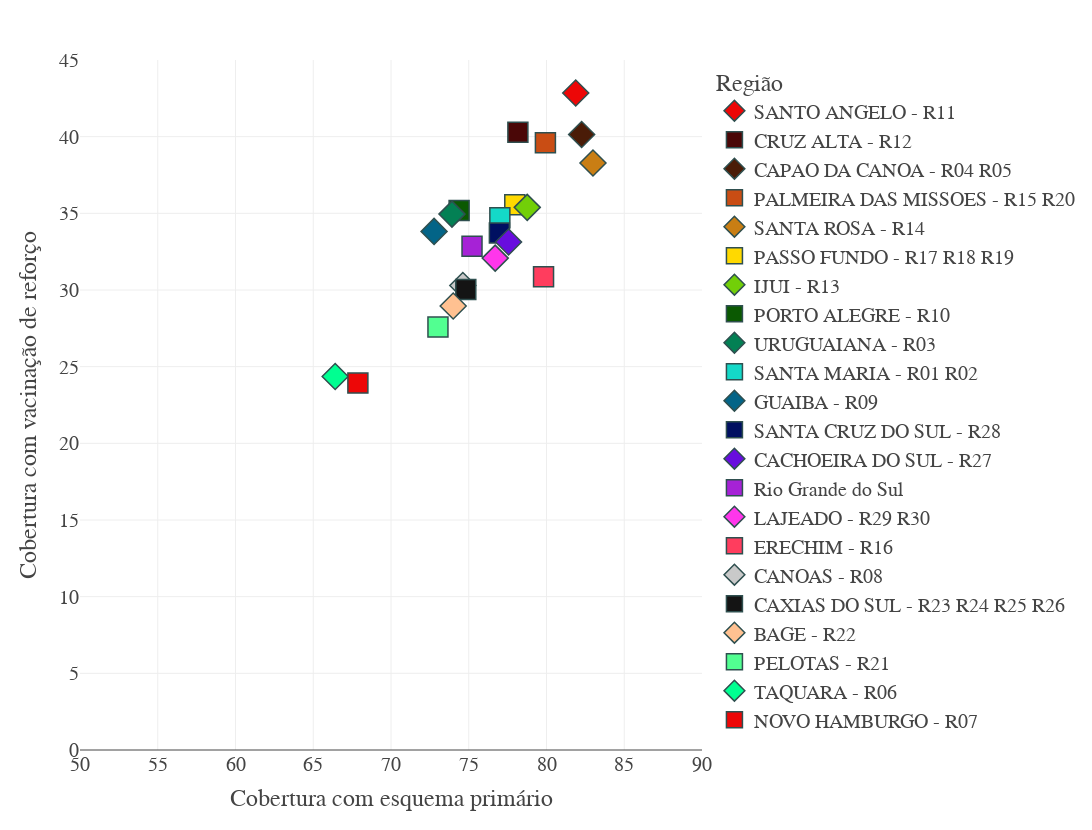

Write notebook code for a chart like this one.
### Code cell
raw_symbols = SymbolValidator().values
namestems = []
namevariants = []
symbols = []
for i in range(0,len(raw_symbols),3):
    name = raw_symbols[i+2]
    symbols.append(raw_symbols[i])
    namestems.append(name.replace("-open", "").replace("-dot", ""))
    namevariants.append(name[len(namestems[-1]):])

fig = px.scatter(filtrado,x='cob_d2_d_unica',y='cob_ref',symbol='nm_regiao_covid',symbol_sequence=[2,'square'],color='nm_regiao_covid',
color_discrete_sequence=['#ed0707','#4a0707','#4a1c07','#c94d14','#c97e14','#ffd900','#72cf08','#0b5902','#038054','#14d9c8','#036487','#001061','#680dde','#a622d6','#ff36eb','#ff3d5e',
                         '#c9c9c9','#141414','#ffc191','#52ff91','#00ff91'],
width=1300,height=830,template='gridon',
labels={'cob_ref':'Cobertura com vacinação de reforço','cob_d2_d_unica':'Cobertura com esquema primário','nm_regiao_covid':'Região'})
fig.update_xaxes(range=[50,90])
fig.update_yaxes(range=[0,45])
fig.update_traces(marker=dict(size=20,line=dict(width=1.5,color='DarkSlateGrey')))
fig.update_layout(font=dict(family="Courier New, monospace",size=20))

fig.show()

### Figure 1 — Plotly figure (JSON) as saved in the notebook; plotly's stock layout.template omitted (floating-point values rounded to 4 significant figures)
{"data": [{"hovertemplate": "Região=SANTO ANGELO - R11<br>Cobertura com esquema primário=%{x}<br>Cobertura com vacinação de reforço=%{y}<extra></extra>", "legendgroup": "SANTO ANGELO - R11", "marker": {"color": "#ed0707", "line": {"color": "DarkSlateGrey", "width": 1.5}, "size": 20, "symbol": 2}, "mode": "markers", "name": "SANTO ANGELO - R11", "orientation": "v", "showlegend": true, "type": "scatter", "x": [81.88], "xaxis": "x", "y": [42.85], "yaxis": "y"}, {"hovertemplate": "Região=CRUZ ALTA - R12<br>Cobertura com esquema primário=%{x}<br>Cobertura com vacinação de reforço=%{y}<extra></extra>", "legendgroup": "CRUZ ALTA - R12", "marker": {"color": "#4a0707", "line": {"color": "DarkSlateGrey", "width": 1.5}, "size": 20, "symbol": "square"}, "mode": "markers", "name": "CRUZ ALTA - R12", "orientation": "v", "showlegend": true, "type": "scatter", "x": [78.16], "xaxis": "x", "y": [40.29], "yaxis": "y"}, {"hovertemplate": "Região=CAPAO DA CANOA - R04 R05<br>Cobertura com esquema primário=%{x}<br>Cobertura com vacinação de reforço=%{y}<extra></extra>", "legendgroup": "CAPAO DA CANOA - R04 R05", "marker": {"color": "#4a1c07", "line": {"color": "DarkSlateGrey", "width": 1.5}, "size": 20, "symbol": 2}, "mode": "markers", "name": "CAPAO DA CANOA - R04 R05", "orientation": "v", "showlegend": true, "type": "scatter", "x": [82.26], "xaxis": "x", "y": [40.14], "yaxis": "y"}, {"hovertemplate": "Região=PALMEIRA DAS MISSOES - R15 R20<br>Cobertura com esquema primário=%{x}<br>Cobertura com vacinação de reforço=%{y}<extra></extra>", "legendgroup": "PALMEIRA DAS MISSOES - R15 R20", "marker": {"color": "#c94d14", "line": {"color": "DarkSlateGrey", "width": 1.5}, "size": 20, "symbol": "square"}, "mode": "markers", "name": "PALMEIRA DAS MISSOES - R15 R20", "orientation": "v", "showlegend": true, "type": "scatter", "x": [79.93], "xaxis": "x", "y": [39.6], "yaxis": "y"}, {"hovertemplate": "Região=SANTA ROSA - R14<br>Cobertura com esquema primário=%{x}<br>Cobertura com vacinação de reforço=%{y}<extra></extra>", "legendgroup": "SANTA ROSA - R14", "marker": {"color": "#c97e14", "line": {"color": "DarkSlateGrey", "width": 1.5}, "size": 20, "symbol": 2}, "mode": "markers", "name": "SANTA ROSA - R14", "orientation": "v", "showlegend": true, "type": "scatter", "x": [82.99], "xaxis": "x", "y": [38.28], "yaxis": "y"}, {"hovertemplate": "Região=PASSO FUNDO - R17 R18 R19<br>Cobertura com esquema primário=%{x}<br>Cobertura com vacinação de reforço=%{y}<extra></extra>", "legendgroup": "PASSO FUNDO - R17 R18 R19", "marker": {"color": "#ffd900", "line": {"color": "DarkSlateGrey", "width": 1.5}, "size": 20, "symbol": "square"}, "mode": "markers", "name": "PASSO FUNDO - R17 R18 R19", "orientation": "v", "showlegend": true, "type": "scatter", "x": [77.96], "xaxis": "x", "y": [35.56], "yaxis": "y"}, {"hovertemplate": "Região=IJUI - R13<br>Cobertura com esquema primário=%{x}<br>Cobertura com vacinação de reforço=%{y}<extra></extra>", "legendgroup": "IJUI - R13", "marker": {"color": "#72cf08", "line": {"color": "DarkSlateGrey", "width": 1.5}, "size": 20, "symbol": 2}, "mode": "markers", "name": "IJUI - R13", "orientation": "v", "showlegend": true, "type": "scatter", "x": [78.76], "xaxis": "x", "y": [35.39], "yaxis": "y"}, {"hovertemplate": "Região=PORTO ALEGRE - R10<br>Cobertura com esquema primário=%{x}<br>Cobertura com vacinação de reforço=%{y}<extra></extra>", "legendgroup": "PORTO ALEGRE - R10", "marker": {"color": "#0b5902", "line": {"color": "DarkSlateGrey", "width": 1.5}, "size": 20, "symbol": "square"}, "mode": "markers", "name": "PORTO ALEGRE - R10", "orientation": "v", "showlegend": true, "type": "scatter", "x": [74.38], "xaxis": "x", "y": [35.19], "yaxis": "y"}, {"hovertemplate": "Região=URUGUAIANA - R03<br>Cobertura com esquema primário=%{x}<br>Cobertura com vacinação de reforço=%{y}<extra></extra>", "legendgroup": "URUGUAIANA - R03", "marker": {"color": "#038054", "line": {"color": "DarkSlateGrey", "width": 1.5}, "size": 20, "symbol": 2}, "mode": "markers", "name": "URUGUAIANA - R03", "orientation": "v", "showlegend": true, "type": "scatter", "x": [73.92], "xaxis": "x", "y": [34.95], "yaxis": "y"}, {"hovertemplate": "Região=SANTA MARIA - R01 R02<br>Cobertura com esquema primário=%{x}<br>Cobertura com vacinação de reforço=%{y}<extra></extra>", "legendgroup": "SANTA MARIA - R01 R02", "marker": {"color": "#14d9c8", "line": {"color": "DarkSlateGrey", "width": 1.5}, "size": 20, "symbol": "square"}, "mode": "markers", "name": "SANTA MARIA - R01 R02", "orientation": "v", "showlegend": true, "type": "scatter", "x": [77], "xaxis": "x", "y": [34.72], "yaxis": "y"}, {"hovertemplate": "Região=GUAIBA - R09<br>Cobertura com esquema primário=%{x}<br>Cobertura com vacinação de reforço=%{y}<extra></extra>", "legendgroup": "GUAIBA - R09", "marker": {"color": "#036487", "line": {"color": "DarkSlateGrey", "width": 1.5}, "size": 20, "symbol": 2}, "mode": "markers", "name": "GUAIBA - R09", "orientation": "v", "showlegend": true, "type": "scatter", "x": [72.77], "xaxis": "x", "y": [33.82], "yaxis": "y"}, {"hovertemplate": "Região=SANTA CRUZ DO SUL - R28<br>Cobertura com esquema primário=%{x}<br>Cobertura com vacinação de reforço=%{y}<extra></extra>", "legendgroup": "SANTA CRUZ DO SUL - R28", "marker": {"color": "#001061", "line": {"color": "DarkSlateGrey", "width": 1.5}, "size": 20, "symbol": "square"}, "mode": "markers", "name": "SANTA CRUZ DO SUL - R28", "orientation": "v", "showlegend": true, "type": "scatter", "x": [76.97], "xaxis": "x", "y": [33.72], "yaxis": "y"}, {"hovertemplate": "Região=CACHOEIRA DO SUL - R27<br>Cobertura com esquema primário=%{x}<br>Cobertura com vacinação de reforço=%{y}<extra></extra>", "legendgroup": "CACHOEIRA DO SUL - R27", "marker": {"color": "#680dde", "line": {"color": "DarkSlateGrey", "width": 1.5}, "size": 20, "symbol": 2}, "mode": "markers", "name": "CACHOEIRA DO SUL - R27", "orientation": "v", "showlegend": true, "type": "scatter", "x": [77.56], "xaxis": "x", "y": [33.13], "yaxis": "y"}, {"hovertemplate": "Região=Rio Grande do Sul<br>Cobertura com esquema primário=%{x}<br>Cobertura com vacinação de reforço=%{y}<extra></extra>", "legendgroup": "Rio Grande do Sul", "marker": {"color": "#a622d6", "line": {"color": "DarkSlateGrey", "width": 1.5}, "size": 20, "symbol": "square"}, "mode": "markers", "name": "Rio Grande do Sul", "orientation": "v", "showlegend": true, "type": "scatter", "x": [75.21], "xaxis": "x", "y": [32.85], "yaxis": "y"}, {"hovertemplate": "Região=LAJEADO - R29 R30<br>Cobertura com esquema primário=%{x}<br>Cobertura com vacinação de reforço=%{y}<extra></extra>", "legendgroup": "LAJEADO - R29 R30", "marker": {"color": "#ff36eb", "line": {"color": "DarkSlateGrey", "width": 1.5}, "size": 20, "symbol": 2}, "mode": "markers", "name": "LAJEADO - R29 R30", "orientation": "v", "showlegend": true, "type": "scatter", "x": [76.7], "xaxis": "x", "y": [32.08], "yaxis": "y"}, {"hovertemplate": "Região=ERECHIM - R16<br>Cobertura com esquema primário=%{x}<br>Cobertura com vacinação de reforço=%{y}<extra></extra>", "legendgroup": "ERECHIM - R16", "marker": {"color": "#ff3d5e", "line": {"color": "DarkSlateGrey", "width": 1.5}, "size": 20, "symbol": "square"}, "mode": "markers", "name": "ERECHIM - R16", "orientation": "v", "showlegend": true, "type": "scatter", "x": [79.81], "xaxis": "x", "y": [30.86], "yaxis": "y"}, {"hovertemplate": "Região=CANOAS - R08<br>Cobertura com esquema primário=%{x}<br>Cobertura com vacinação de reforço=%{y}<extra></extra>", "legendgroup": "CANOAS - R08", "marker": {"color": "#c9c9c9", "line": {"color": "DarkSlateGrey", "width": 1.5}, "size": 20, "symbol": 2}, "mode": "markers", "name": "CANOAS - R08", "orientation": "v", "showlegend": true, "type": "scatter", "x": [74.62], "xaxis": "x", "y": [30.29], "yaxis": "y"}, {"hovertemplate": "Região=CAXIAS DO SUL - R23 R24 R25 R26<br>Cobertura com esquema primário=%{x}<br>Cobertura com vacinação de reforço=%{y}<extra></extra>", "legendgroup": "CAXIAS DO SUL - R23 R24 R25 R26", "marker": {"color": "#141414", "line": {"color": "DarkSlateGrey", "width": 1.5}, "size": 20, "symbol": "square"}, "mode": "markers", "name": "CAXIAS DO SUL - R23 R24 R25 R26", "orientation": "v", "showlegend": true, "type": "scatter", "x": [74.81], "xaxis": "x", "y": [30.04], "yaxis": "y"}, {"hovertemplate": "Região=BAGE - R22<br>Cobertura com esquema primário=%{x}<br>Cobertura com vacinação de reforço=%{y}<extra></extra>", "legendgroup": "BAGE - R22", "marker": {"color": "#ffc191", "line": {"color": "DarkSlateGrey", "width": 1.5}, "size": 20, "symbol": 2}, "mode": "markers", "name": "BAGE - R22", "orientation": "v", "showlegend": true, "type": "scatter", "x": [74], "xaxis": "x", "y": [28.96], "yaxis": "y"}, {"hovertemplate": "Região=PELOTAS - R21<br>Cobertura com esquema primário=%{x}<br>Cobertura com vacinação de reforço=%{y}<extra></extra>", "legendgroup": "PELOTAS - R21", "marker": {"color": "#52ff91", "line": {"color": "DarkSlateGrey", "width": 1.5}, "size": 20, "symbol": "square"}, "mode": "markers", "name": "PELOTAS - R21", "orientation": "v", "showlegend": true, "type": "scatter", "x": [73.02], "xaxis": "x", "y": [27.58], "yaxis": "y"}, {"hovertemplate": "Região=TAQUARA - R06<br>Cobertura com esquema primário=%{x}<br>Cobertura com vacinação de reforço=%{y}<extra></extra>", "legendgroup": "TAQUARA - R06", "marker": {"color": "#00ff91", "line": {"color": "DarkSlateGrey", "width": 1.5}, "size": 20, "symbol": 2}, "mode": "markers", "name": "TAQUARA - R06", "orientation": "v", "showlegend": true, "type": "scatter", "x": [66.41], "xaxis": "x", "y": [24.36], "yaxis": "y"}, {"hovertemplate": "Região=NOVO HAMBURGO - R07<br>Cobertura com esquema primário=%{x}<br>Cobertura com vacinação de reforço=%{y}<extra></extra>", "legendgroup": "NOVO HAMBURGO - R07", "marker": {"color": "#ed0707", "line": {"color": "DarkSlateGrey", "width": 1.5}, "size": 20, "symbol": "square"}, "mode": "markers", "name": "NOVO HAMBURGO - R07", "orientation": "v", "showlegend": true, "type": "scatter", "x": [67.87], "xaxis": "x", "y": [23.93], "yaxis": "y"}], "layout": {"font": {"family": "Courier New, monospace", "size": 20}, "height": 830, "legend": {"title": {"text": "Região"}, "tracegroupgap": 0}, "margin": {"t": 60}, "width": 1300, "xaxis": {"anchor": "y", "domain": [0, 1], "range": [50, 90], "title": {"text": "Cobertura com esquema primário"}}, "yaxis": {"anchor": "x", "domain": [0, 1], "range": [0, 45], "title": {"text": "Cobertura com vacinação de reforço"}}}}
